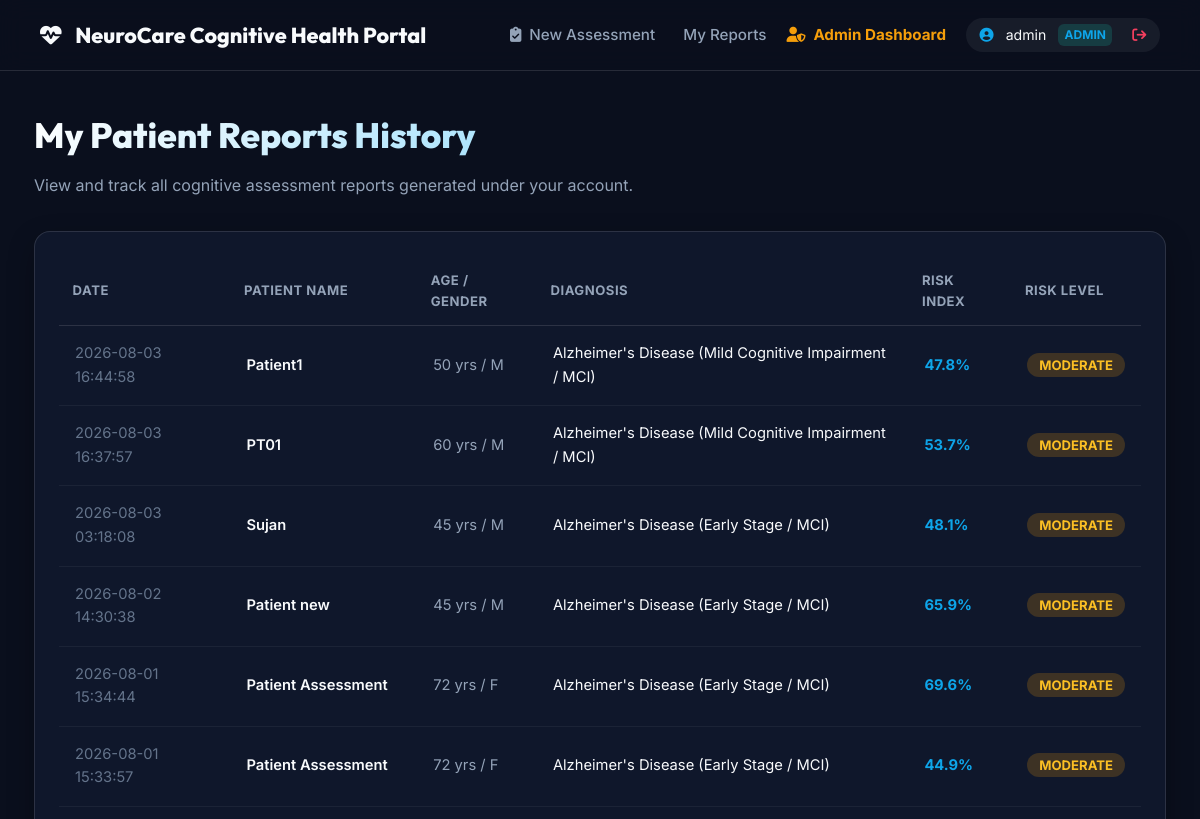
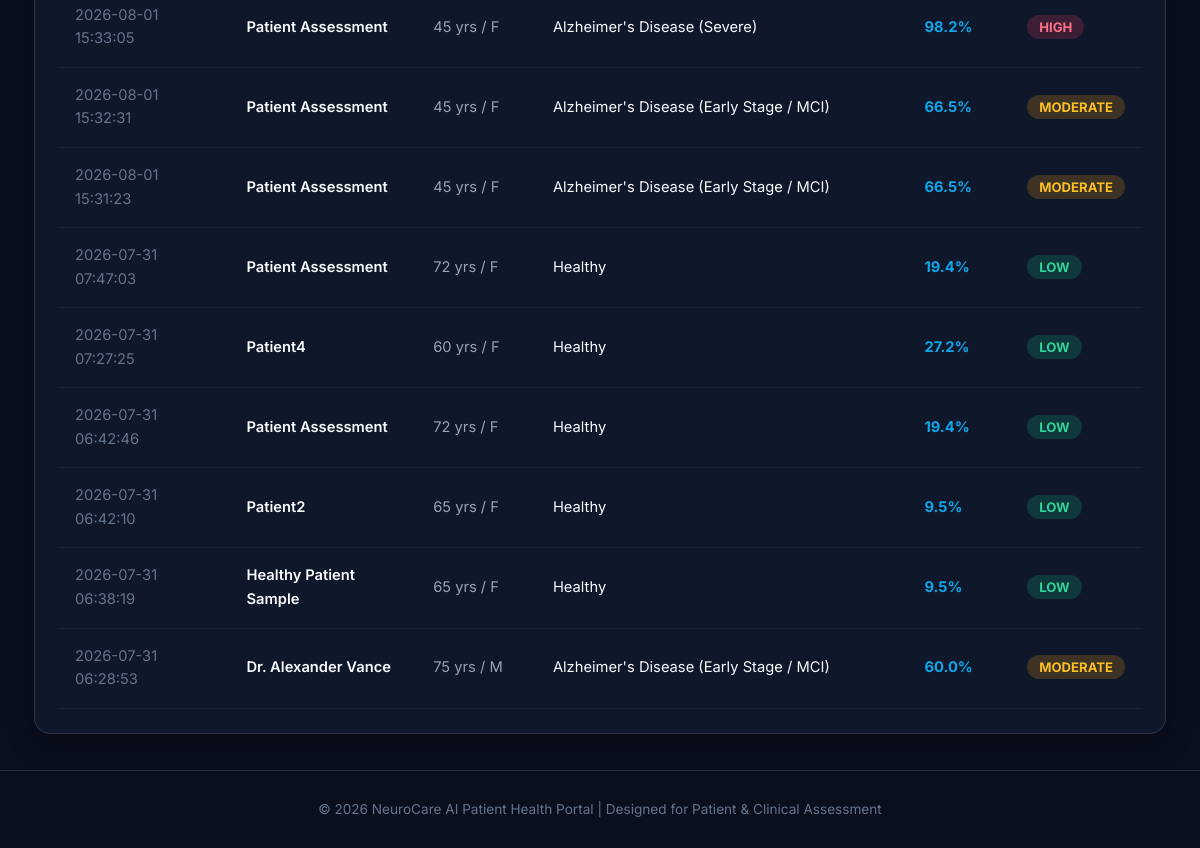
Page /my-reports (signed in) on the earlier database version (2 pictures, top to bottom).
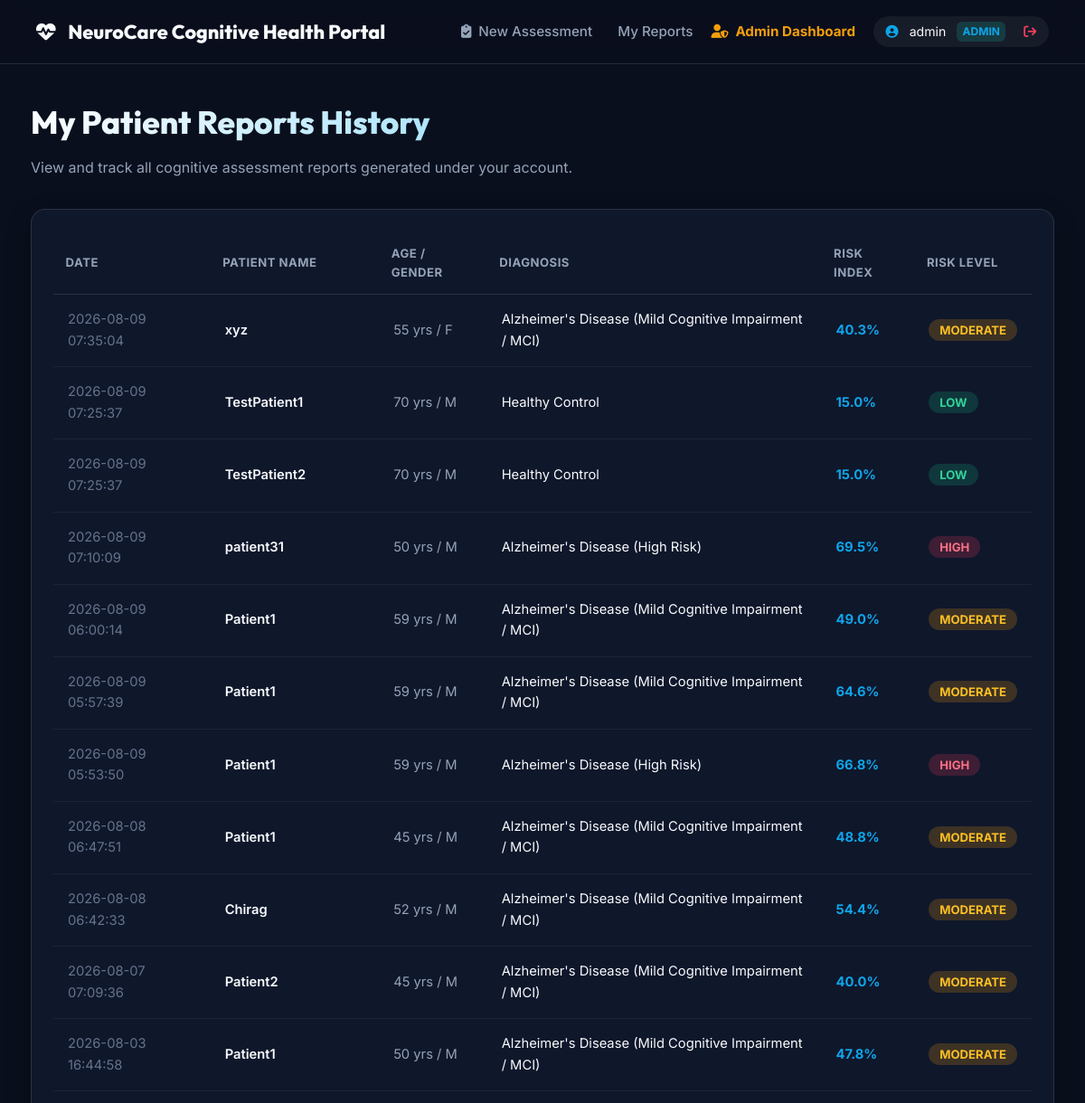
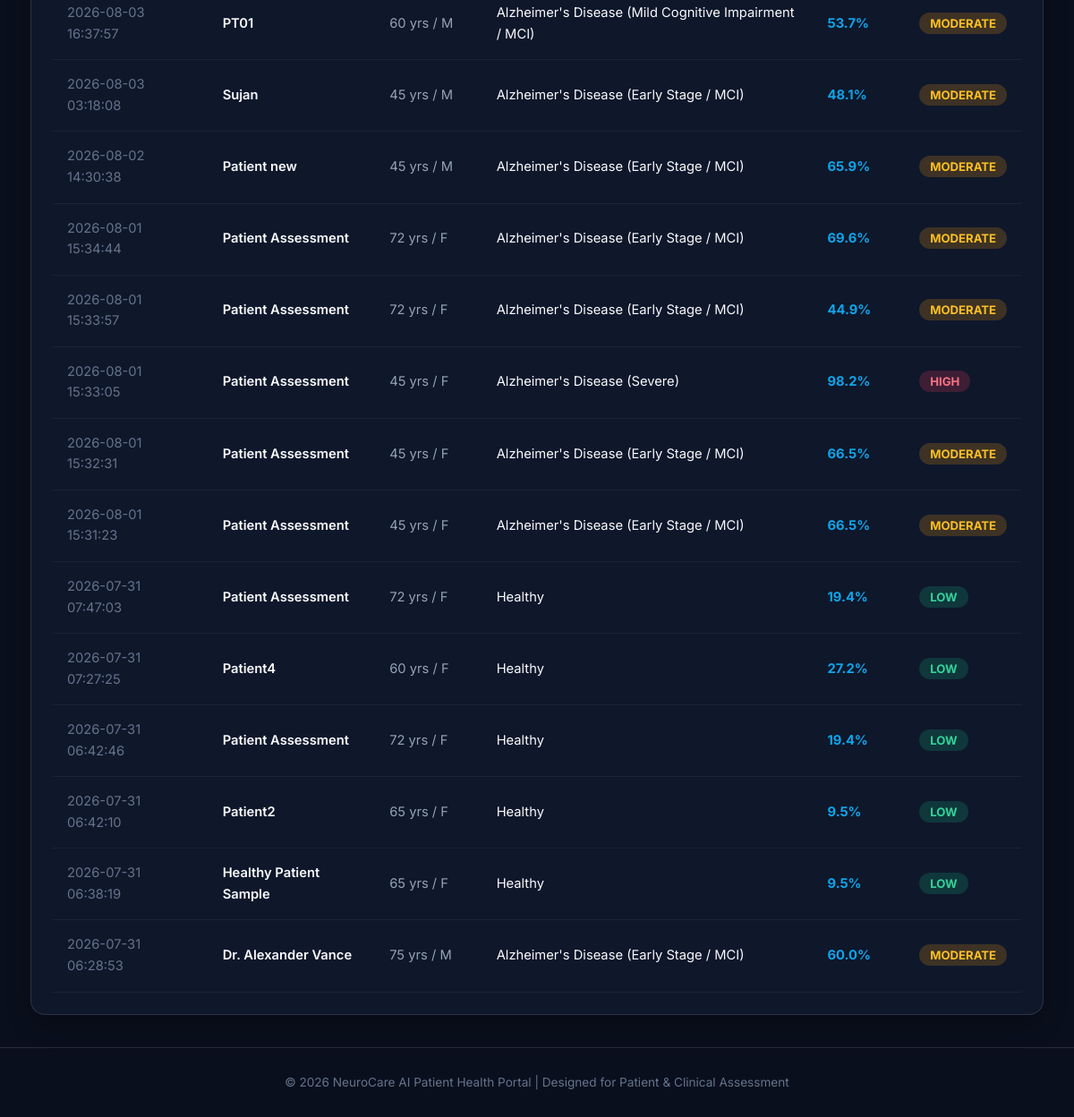
Same page on the later database version (2 pictures, top to bottom).
### tables this page shows
CREATE TABLE reports (
            id INTEGER PRIMARY KEY AUTOINCREMENT,
            user_id INTEGER,
            patient_name TEXT NOT NULL,
            age INTEGER,
            gender TEXT,
            diagnosis TEXT NOT NULL,
            final_probability_pct REAL NOT NULL,
            risk_level TEXT NOT NULL,
            confidence_score REAL NOT NULL,
            cognitive_prob REAL NOT NULL,
            eeg_prob REAL NOT NULL,
            speech_prob REAL NOT NULL,
            created_at TIMESTAMP DEFAULT CURRENT_TIMESTAMP,
            FOREIGN KEY (user_id) REFERENCES users (id)
        );

### app.py (the view)
@app.route('/my-reports')
def my_reports():
    if not session.get('user'):
        return render_template('portal_landing.html', error="Please sign in to view your assessment reports.")
    user_id = session['user'].get('id', 1)
    reports = get_user_reports(user_id)
    return render_template('my_reports.html', reports=reports)

### database.py (called while the page is built)
def get_db_connection():
    conn = sqlite3.connect(DB_PATH)
    conn.row_factory = sqlite3.Row
    return conn

def get_user_reports(user_id):
    conn = get_db_connection()
    cursor = conn.cursor()
    cursor.execute(
        "SELECT * FROM reports WHERE user_id = ? ORDER BY created_at DESC",
        (user_id,)
    )
    reports = [dict(r) for r in cursor.fetchall()]
    conn.close()
    return reports

### templates/my_reports.html (shortened to what this page needs)
{% extends "base.html" %}
{% block content %}
<div style="margin-bottom: 2rem;">
    <h1 class="hero-title" style="text-align: left; font-size: 2.2rem;">My Patient Reports History</h1>
    <p style="color: var(--text-secondary);">View and track all cognitive assessment reports generated under your account.</p>
</div>
{% if reports %}
    <div class="glass-panel" style="padding: 1.5rem; overflow-x: auto;">
        <table style="width: 100%; border-collapse: collapse; text-align: left; font-size: 0.92rem;">
            <thead>
                <tr style="border-bottom: 1px solid var(--border-color); color: var(--text-secondary); font-size: 0.82rem; text-transform: uppercase; letter-spacing: 0.5px;">
                    <th style="padding: 0.85rem;">Date</th>
                    <th style="padding: 0.85rem;">Patient Name</th>
                    <th style="padding: 0.85rem;">Age / Gender</th>
                    <th style="padding: 0.85rem;">Diagnosis</th>
                    <th style="padding: 0.85rem;">Risk Index</th>
                    <th style="padding: 0.85rem;">Risk Level</th>
                </tr>
            </thead>
            <tbody>
                {% for r in reports %}
                    <tr style="border-bottom: 1px solid rgba(255,255,255,0.05);">
                        <td style="padding: 1rem; color: var(--text-muted);">{{ r.created_at }}</td>
                        <td style="padding: 1rem; font-weight: 600;">{{ r.patient_name }}</td>
                        <td style="padding: 1rem; color: var(--text-secondary);">{{ r.age }} yrs / {{ r.gender }}</td>
                        <td style="padding: 1rem;">{{ r.diagnosis }}</td>
                        <td style="padding: 1rem; font-weight: 700; color: var(--accent-teal);">{{ r.final_probability_pct }}%</td>
                        <td style="padding: 1rem;">
                            {% if r.risk_level == 'High' %}
                                <span style="background: rgba(244, 63, 94, 0.2); color: #fb7185; padding: 0.25rem 0.75rem; border-radius: 12px; font-size: 0.82rem; font-weight: 700;">HIGH</span>
                            {% elif r.risk_level == 'Moderate' %}
                                <span style="background: rgba(245, 158, 11, 0.2); color: #fbbf24; padding: 0.25rem 0.75rem; border-radius: 12px; font-size: 0.82rem; font-weight: 700;">MODERATE</span>
                            {% else %}
                                <span style="background: rgba(16, 185, 129, 0.2); color: #34d399; padding: 0.25rem 0.75rem; border-radius: 12px; font-size: 0.82rem; font-weight: 700;">LOW</span>
                            {% endif %}
                        </td>
                    </tr>
                {% endfor %}
            </tbody>
        </table>
    </div>
{% endif %}
{% endblock %}

### templates/base.html (shortened to what this page needs)
<!DOCTYPE html>
<html lang="en">
<head>
    <link rel="stylesheet" href="https://cdnjs.cloudflare.com/ajax/libs/font-awesome/6.4.0/css/all.min.css">
    <link rel="stylesheet" href="{{ url_for('static', filename='css/style.css') }}">
</head>
<body>
    <nav class="navbar">
        <a href="/" class="brand-logo">
            <div class="logo-icon"><i class="fa-solid fa-heart-pulse"></i></div>
            <div class="brand-title">
                <span>NeuroCare</span>
                <span class="brand-sub">Cognitive Health Portal</span>
            </div>
        </a>
        <div class="nav-links">
            {% if session.get('user') %}
                <a href="/" class="nav-link"><i class="fa-solid fa-clipboard-check"></i> New Assessment</a>
                <a href="/my-reports" class="nav-link"> My Reports</a>
                {% if session.get('user').get('role') == 'admin' %}
                    <a href="/admin" class="nav-link" style="color: var(--accent-amber); font-weight: 700;">
                        <i class="fa-solid fa-user-shield"></i> Admin Dashboard
                    </a>
                {% endif %}
                <div style="display: flex; align-items: center; gap: 0.75rem; background: rgba(255,255,255,0.06); padding: 0.35rem 0.85rem; border-radius: 20px; font-size: 0.88rem;">
                    <i class="fa-solid fa-user-circle" style="color: var(--accent-teal);"></i>
                    <span>{{ session.get('user').get('username') }}</span>
                    <span style="font-size: 0.75rem; background: rgba(20, 184, 166, 0.2); color: var(--accent-teal); padding: 0.1rem 0.4rem; border-radius: 6px; font-weight: 700; text-transform: uppercase;">
                        {{ session.get('user').get('role', 'patient') }}
                    </span>
                    <a href="/logout" style="color: var(--accent-rose); text-decoration: none; margin-left: 0.5rem; font-weight: 600;" title="Sign Out">
                        <i class="fa-solid fa-arrow-right-from-bracket"></i>
                    </a>
                </div>
            {% endif %}
        </div>
    </nav>
    <main class="container">
        {% block content %}{% endblock %}
    </main>
    <footer class="footer">
        <p>&copy; 2026 NeuroCare AI Patient Health Portal | Designed for Patient & Clinical Assessment</p>
    </footer>
</body>
</html>

### static/css/style.css (style rules this page uses)
:root { --bg-primary: #0a0f1d; --bg-secondary: #11192e; --bg-card: rgba(17, 25, 46, 0.85); --bg-card-hover: rgba(26, 38, 66, 0.95); --border-color: rgba(255, 255, 255, 0.12); --border-accent: rgba(14, 165, 233, 0.4); --text-primary: #f8fafc; --text-secondary: #94a3b8; --text-muted: #64748b; --accent-teal: #0ea5e9; --accent-emerald: #10b981; --accent-indigo: #6366f1; --accent-amber: #f59e0b; --accent-rose: #f43f5e; --gradient-hero: linear-gradient(135deg, #0f172a 0%, #030712 100%); --gradient-primary: linear-gradient(135deg, #0ea5e9 0%, #3b82f6 50%, #6366f1 100%); --gradient-success: linear-gradient(135deg, #10b981 0%, #059669 100%); --gradient-warning: linear-gradient(135deg, #f59e0b 0%, #d97706 100%); --gradient-danger: linear-gradient(135deg, #f43f5e 0%, #e11d48 100%); --shadow-glass: 0 10px 30px -5px rgba(0, 0, 0, 0.4); --shadow-glow: 0 0 25px rgba(14, 165, 233, 0.25); }
* { margin: 0; padding: 0; box-sizing: border-box; }
body { font-family: 'Inter', system-ui, -apple-system, sans-serif; background: var(--bg-primary); color: var(--text-primary); line-height: 1.6; min-height: 100vh; display: flex; flex-direction: column; }
.glass-panel { background: var(--bg-card); backdrop-filter: blur(16px); -webkit-backdrop-filter: blur(16px); border: 1px solid var(--border-color); border-radius: 16px; box-shadow: var(--shadow-glass); transition: all 0.25s ease; width: 100%; box-sizing: border-box; overflow: hidden; }
.main-header, .navbar { display: flex; justify-content: space-between; align-items: center; padding: 1.1rem 2.5rem; border-bottom: 1px solid var(--border-color); background: rgba(10, 15, 29, 0.9); backdrop-filter: blur(12px); position: sticky; top: 0; z-index: 100; }
.brand-logo { display: flex; align-items: center; gap: 0.85rem; text-decoration: none; font-family: 'Outfit', sans-serif; font-size: 1.35rem; font-weight: 800; color: var(--text-primary); }
.nav-links { display: flex; gap: 1.25rem; align-items: center; }
.nav-link { color: var(--text-secondary); text-decoration: none; font-size: 0.95rem; font-weight: 500; transition: color 0.2s; display: flex; align-items: center; gap: 0.5rem; }
.app-container, .container { max-width: 1180px; margin: 0 auto; padding: 2.25rem 1.5rem; width: 100%; box-sizing: border-box; flex: 1; }
.hero-title { font-family: 'Outfit', sans-serif; font-size: 2.5rem; font-weight: 800; background: linear-gradient(135deg, #ffffff 0%, #38bdf8 100%); -webkit-background-clip: text; -webkit-text-fill-color: transparent; margin-bottom: 0.65rem; }
.footer { text-align: center; padding: 1.75rem; border-top: 1px solid var(--border-color); font-size: 0.85rem; color: var(--text-muted); }

Differences in the rows shown:
added reports: created_at "2026-08-09 07:35:04", patient_name "xyz", age "55", gender "F", diagnosis "Alzheimer's Disease (Mild Cognitive Impairment / MCI)", final_probability_pct "40.3", risk_level "MODERATE"
added reports: created_at "2026-08-09 07:25:37", patient_name "TestPatient1", age "70", gender "M", diagnosis "Healthy Control", final_probability_pct "15.0", risk_level "LOW"
added reports: created_at "2026-08-09 07:25:37", patient_name "TestPatient2", age "70", gender "M", diagnosis "Healthy Control", final_probability_pct "15.0", risk_level "LOW"
added reports: created_at "2026-08-09 07:10:09", patient_name "patient31", age "50", gender "M", diagnosis "Alzheimer's Disease (High Risk)", final_probability_pct "69.5", risk_level "HIGH"
added reports: created_at "2026-08-09 06:00:14", patient_name "Patient1", age "59", gender "M", diagnosis "Alzheimer's Disease (Mild Cognitive Impairment / MCI)", final_probability_pct "49.0", risk_level "MODERATE"
added reports: created_at "2026-08-09 05:57:39", patient_name "Patient1", age "59", gender "M", diagnosis "Alzheimer's Disease (Mild Cognitive Impairment / MCI)", final_probability_pct "64.6", risk_level "MODERATE"
added reports: created_at "2026-08-09 05:53:50", patient_name "Patient1", age "59", gender "M", diagnosis "Alzheimer's Disease (High Risk)", final_probability_pct "66.8", risk_level "HIGH"
added reports: created_at "2026-08-08 06:47:51", patient_name "Patient1", age "45", gender "M", diagnosis "Alzheimer's Disease (Mild Cognitive Impairment / MCI)", final_probability_pct "48.8", risk_level "MODERATE"
added reports: created_at "2026-08-08 06:42:33", patient_name "Chirag", age "52", gender "M", diagnosis "Alzheimer's Disease (Mild Cognitive Impairment / MCI)", final_probability_pct "54.4", risk_level "MODERATE"
added reports: created_at "2026-08-07 07:09:36", patient_name "Patient2", age "45", gender "M", diagnosis "Alzheimer's Disease (Mild Cognitive Impairment / MCI)", final_probability_pct "40.0", risk_level "MODERATE"
